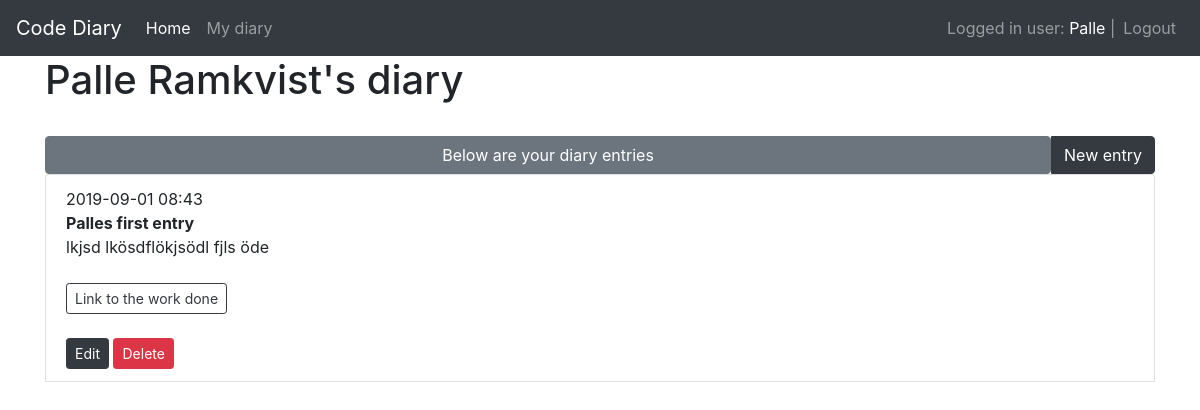
The app's page /diaries/ (signed in), older data.
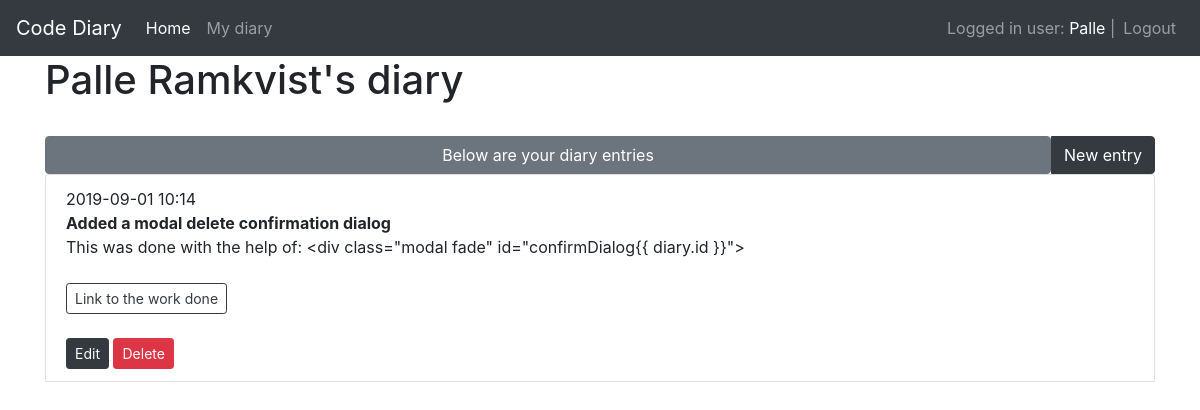
The same page, newer data.
### app/models/diaries.py (models this page shows, shortened)
class Diary(db.Model):
    id = db.Column(db.Integer, primary_key=True)
    title = db.Column(db.String(100), nullable=False)
    description = db.Column(db.String(500))
    link = db.Column(db.String(256))
    created_date = db.Column(db.DateTime, default=datetime.now)  # new field
    user_id = db.Column(db.Integer, db.ForeignKey('user.id'), nullable=False)

### app/views/diaries.py (the view)
@diary_blueprint.route('/')
@login_required
def index():
    user_id = current_user.get_id()
    diaries = Diary.query.filter_by(user_id=user_id).order_by(Diary.created_date.desc()).all()
    return render_template('diaries/index.html', diaries=diaries)

### app/views/users.py (called while the page is built)
@login_manager.user_loader
def load_user(user_id):
    return User.query.get(int(user_id))

### app/templates/diaries/index.html (shortened to what this page needs)
{% extends 'base.html' %}
{% block content %}
    <div class="container">
        <h1>{{ current_user.firstname }} {{ current_user.lastname }}'s diary</h1>
        <br>
        <div class="input-group d-flex">
            <button class="btn btn-secondary flex-fill">Below are your diary entries</button>
            <div class="input-group-append ml-auto" id="button-addon3">
                <a href="{{ url_for('diaries.add_diary') }}" class="btn btn-dark">New entry</a>
            </div>
        </div>
        <div>
            <ul class="list-group">
                {% for diary in diaries %}
                    <li class="list-group-item">
                        {{ diary.created_date.strftime('%Y-%m-%d %H:%M') }}<br>
                        <strong>{{ diary.title }}</strong><br>
                        {{ diary.description }}<br><br>
                        <a href="{{ diary.link }}" class="btn btn-outline-dark btn-sm">
                            Link to the work done
                        </a><br><br>
                        <a href="{{ url_for('diaries.edit_diary', diary_id=diary.id) }}" class="btn btn-dark btn-sm">Edit</a>
                        <button type="button" class="btn btn-danger btn-sm" data-toggle="modal"
                                data-target="#confirmDialog{{ diary.id }}">
                            Delete
                        </button>
                    </li>
                {% endfor %}
            </ul>
        </div>
    </div>
{% endblock %}

Row changes from the older to the newer data that the page shows:
changed Diary: created_date "2019-09-01 08:43" → "2019-09-01 10:14"; title "Palles first entry" → "Added a modal delete confirmation dialog"; description "lkjsd lkösdflökjsödl fjls öde" → "This was done with the help of: <div class=\"modal fade\" id=\"confirmDialog{{ diary.id }}\">"
